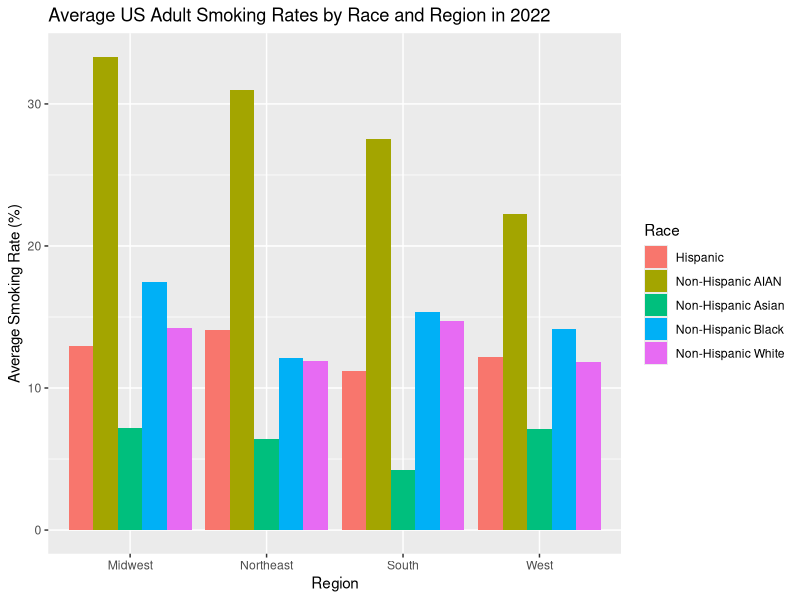
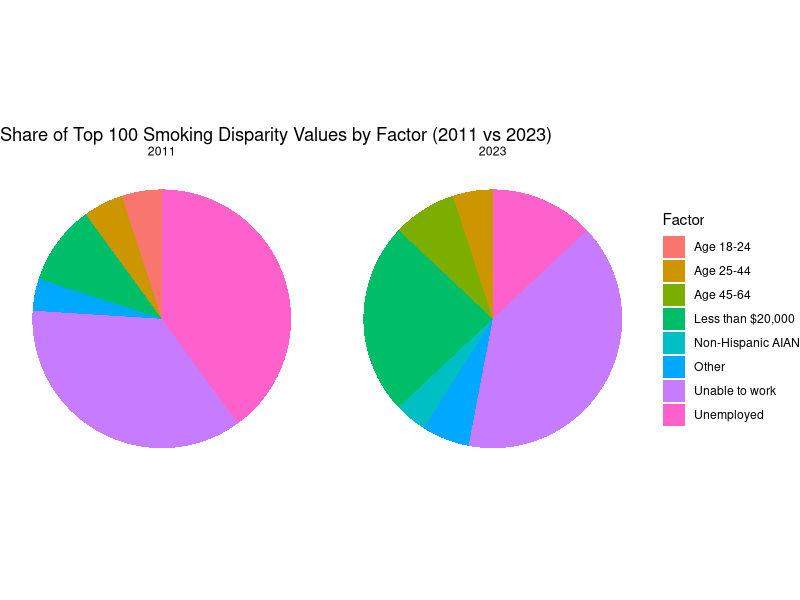
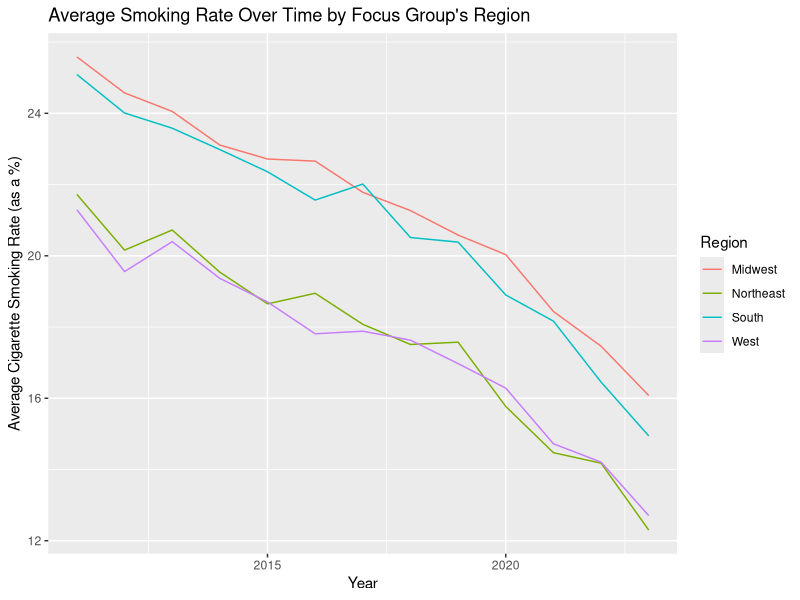
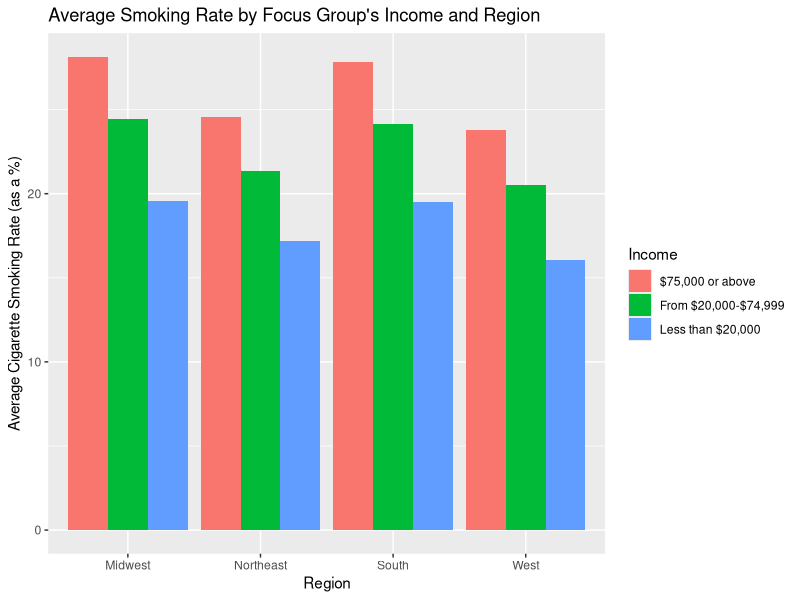

Write the R code that produced these figures, in order.
## ---- chunk 1
knitr::opts_chunk$set(echo = TRUE)
library(tidyverse)

## ---- chunk 2

age <- read_csv("data/Age-Related_Disparities_in_Cigarette_Smoking_Among_Adults_20251101.csv")

employment <- read_csv("data/Employment-Related_Disparities_in_Cigarette_Smoking_Among_Adults_20251101.csv")

income <- read_csv("data/Income-Related_Disparities_in_Cigarette_Smoking_Among_Adults_20251101.csv")

m_health <- read_csv("data/Mental_Health-Related_Disparities_in_Cigarette_Smoking_Among_Adults_20251101.csv")

race <- read_csv("data/Race_and_Ethnic_Disparities_in_Cigarette_Smoking_Among_Adults_20251101.csv")

## ---- chunk 3
# Merging all tables into one. This only requires bind_rows since all variable names are the same across all five tables.

tobacco_chr <- bind_rows(age, employment, income, m_health, race)
## ---- chunk 4
# Converting quantitative variables to numeric datatypes

tobacco <- tobacco_chr |>
  mutate(across(c(`Cigarette Use Prevalence % (Focus group)`,
                   `Cigarette Use Prevalence % (Reference group)`,
                   `Disparity Value`),
                as.numeric))
## ---- chunk 5
n_distinct(tobacco$`Tobacco Use`)

# The "tobacco use" column is useless since it only says "Cigarette Use Among Adults". Therefore let's get rid of it.
tobacco <- tobacco |>
  select(-`Tobacco Use`)
## ---- chunk 6
tobacco <- tobacco |>
  group_by(`Year`,
           `State`,
           `Demographic`,
           `Comparing (Focus group)`,
           `Cigarette Use Prevalence % (Focus group)`)|>
  mutate(`Mean Disparity Value (Focus Group)` = mean(`Disparity Value`))

# Creating a new column which assigns each state to a designated region based on the Census Regions and Divisions of the United States.

tobacco_region <- tobacco |>
  mutate(
    region = case_when(
      State %in% c(
        "Maine","New Hampshire","Vermont","Massachusetts","Rhode Island","Connecticut",
        "New York","New Jersey","Pennsylvania"
      ) ~ "Northeast",
      
      State %in% c(
        "Ohio","Indiana","Illinois","Michigan","Wisconsin",
        "Minnesota","Iowa","Missouri","North Dakota","South Dakota","Nebraska","Kansas"
      ) ~ "Midwest",
      
      State %in% c(
        "Delaware","Maryland","District of Columbia","Virginia","West Virginia",
        "North Carolina","South Carolina","Georgia","Florida",
        "Kentucky","Tennessee","Mississippi","Alabama",
        "Oklahoma","Texas","Arkansas","Louisiana"
      ) ~ "South",
      
      State %in% c(
        "Idaho","Montana","Wyoming","Nevada","Utah","Colorado","Arizona","New Mexico",
        "Alaska","Washington","Oregon","California","Hawaii"
      ) ~ "West",))

tobacco_region

#To check for NA values.
tobacco_region |>
  filter(is.na(region))
## ---- chunk 7

tobacco_region |>
  filter(Year == 2022, Demographic == "Race and Ethnicity") |>
 
  group_by(Race = `Comparing (Focus group)`, region) |>
  summarize(race_mean = mean(`Cigarette Use Prevalence % (Focus group)`, na.rm = TRUE)) |>
 
  ggplot(aes(x = region, y = race_mean, fill = Race)) + geom_col(position = "dodge") +
  labs(title = "Average US Adult Smoking Rates by Race and Region in 2022",
       x = "Region", y = "Average Smoking Rate (%)", fill = "Race")

## ---- chunk 8

tobacco_region |>
  ungroup() |>
  filter(Year %in% c(2011, 2023)) |>
  select(Year, `Comparing (Focus group)`, `Disparity Value`) |>
  drop_na(`Disparity Value`) |>
  group_by(Year) |>
  slice_max(`Disparity Value`, n = 100, with_ties = F) |>
  add_count(`Comparing (Focus group)`, name = "n_fg") |>
  mutate(FocusGroup2 = ifelse(n_fg <= 3,
                              "Other",
                              `Comparing (Focus group)`)) |>
  ggplot(aes(x = "", fill = FocusGroup2)) +
  geom_bar(width = 1) +
  coord_polar(theta = "y") +
  facet_wrap(~ Year) +
  labs(title = "Share of Top 100 Smoking Disparity Values by Factor (2011 vs 2023)",
      x = NULL, y = NULL,
      fill = "Factor") +
  theme_void()
## ---- chunk 9
tobacco_region |> group_by(`Year`, region) |> 
  summarize(avg = mean(`Cigarette Use Prevalence % (Focus group)`, na.rm = T)) |>
  
  ggplot() + geom_line(aes(x = `Year`, 
                           y = avg, color = region)) +
    labs(title = "Average Smoking Rate Over Time by Focus Group's Region",
         y = "Average Cigarette Smoking Rate (as a %)",
         color = "Region")
## ---- chunk 10
tobacco_region |> filter(`Demographic` == "Income") |> group_by(`Comparing (Focus group)`, `region`) |>
  summarize(avg = mean(`Cigarette Use Prevalence % (Reference group)`, na.rm = T)) |>
  
  ggplot(aes(fill = `Comparing (Focus group)`, y = avg, x = region)) + geom_col(position = "dodge") +
    labs(title = "Average Smoking Rate by Focus Group's Income and Region",
         x = "Region",
         y = "Average Cigarette Smoking Rate (as a %)",
         fill = "Income")
## ---- chunk 11
options(scipen = 999)
model <- lm(`Cigarette Use Prevalence % (Focus group)` ~ Year + `Comparing (Focus group)` + region,
            data = tobacco_region)

summary(model)
